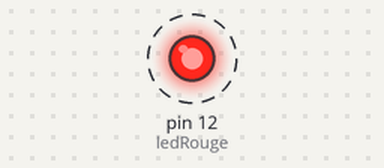
Recording of a sketch running on a simulated Arduino Uno, built with avr-gcc and run on an emulated ATmega328P. Shown: output pins drawn as LEDs (lit = HIGH). Dashed ring = blinking.

Above: at 0.2 s.
Timing chart, 0 to 3.0 s (numbered marks = the images above):
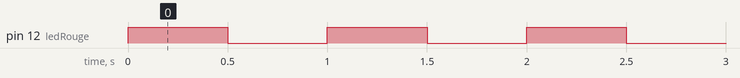

The sketch:

Test01.ino
```cpp
int ledRouge = 12;
void setup() {
  pinMode(ledRouge, OUTPUT);
}

void loop() {
  digitalWrite(ledRouge, HIGH);
  delay(500);
  digitalWrite(ledRouge, LOW);
  delay(500);

}
```

Measured:
- by itself, pin 12 (ledRouge): alternates HIGH for 0.50 s and LOW for 0.50 s
